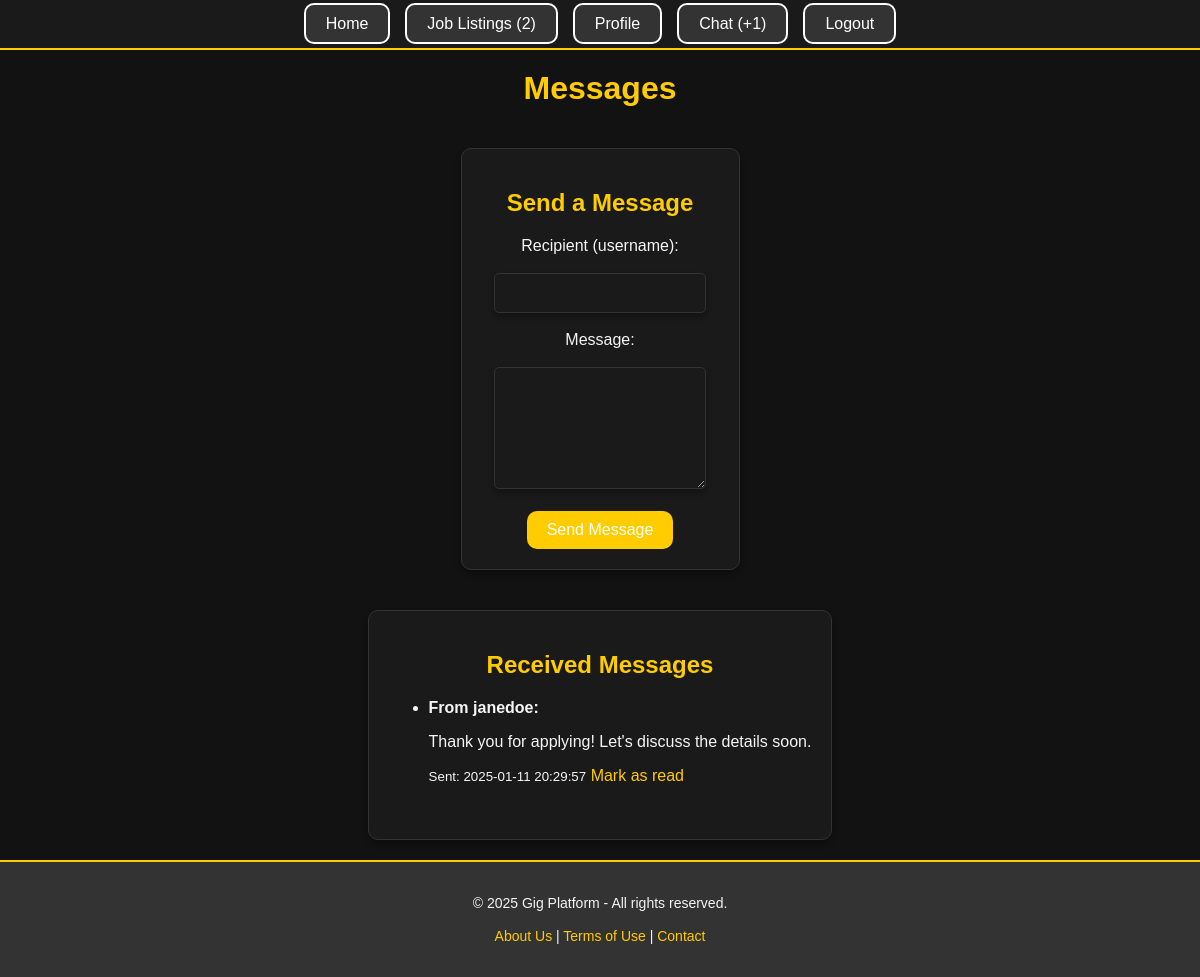
Screenshot of /messages.php (signed in) with the database file from the repository.
### tables this page shows
CREATE TABLE messages (
    message_id INT AUTO_INCREMENT PRIMARY KEY,
    sender_id INT,
    receiver_id INT,
    message_text TEXT NOT NULL,
    is_read BOOLEAN DEFAULT FALSE,   
    sent_at TIMESTAMP DEFAULT CURRENT_TIMESTAMP,
    FOREIGN KEY (sender_id) REFERENCES users(user_id),
    FOREIGN KEY (receiver_id) REFERENCES users(user_id)
);

CREATE TABLE users (
    user_id INT AUTO_INCREMENT PRIMARY KEY,
    username VARCHAR(50) NOT NULL,
    email VARCHAR(100) NOT NULL UNIQUE,
    password VARCHAR(255) NOT NULL,
    full_name VARCHAR(100) NOT NULL,
    profile_picture VARCHAR(255),
    created_at TIMESTAMP DEFAULT CURRENT_TIMESTAMP,
    updated_at TIMESTAMP DEFAULT CURRENT_TIMESTAMP ON UPDATE CURRENT_TIMESTAMP
);

### public/messages.php (the view, shortened to what this page needs)
<?php
include_once '../includes/functions.php';
$user_id = $_SESSION['user_id'];
$stmt = $pdo->prepare("SELECT * FROM messages WHERE receiver_id = :user_id ORDER BY sent_at DESC");
$stmt->execute(['user_id' => $user_id]);
$messages = $stmt->fetchAll();
?>
<!DOCTYPE html>
<html lang="en">
<?php include_once '../includes/header.php'; ?>
    <h1>Messages</h1>
    <div class="sendMessageSection"><h2>Send a Message</h2>
    <center><form method="POST" action="messages.php">
        <label for="receiver_name">Recipient (username):</label>
        <br><br>
        <input type="text" name="receiver_name" required>
        <br><br>
        <label for="message">Message:</label>
        <br><br>
        <textarea name="message" required></textarea><br><br>
        <button type="submit">Send Message</button>
    </form></center>
    </div>
    <div class="messages-section">
    <h2>Received Messages</h2>
    <ul>
        <?php if (empty($messages)): ?>
            <li>No messages.</li>
        <?php else: ?>
            <?php foreach ($messages as $message): ?>
                <?php
                    $stmt = $pdo->prepare("SELECT username FROM users WHERE user_id = :sender_id");
                    $stmt->execute(['sender_id' => $message['sender_id']]);
                    $sender = $stmt->fetch();
                ?>
                <li>
                    <strong>From <?php echo htmlspecialchars($sender['username']); ?>:</strong>
                    <p><?php echo nl2br(htmlspecialchars($message['message_text'])); ?></p>
                    <small>Sent: <?php echo $message['sent_at']; ?></small>
                    <?php if ($message['is_read'] == 0): ?>
                        <a href="messages.php?mark_read=<?php echo $message['message_id']; ?>">Mark as read</a>
                    <?php else: ?>
                        <span>(Read)</span>
                    <?php endif; ?>
                </li><br>
            <?php endforeach; ?>
        <?php endif; ?>
    </ul>
    </div>
<?php include_once '../includes/footer.php'; ?>
</html>

### assets/css/main.css (style rules this page uses)
html, body { height: 100%; margin: 0; }
body { margin: 0; font-family: 'Arial', sans-serif; background-color: #121212; color: #f5f5f5; display: flex; flex-direction: column; }
textarea { width: 80%; padding: 10px; font-size: 16px; color: #f5f5f5; background-color: #1a1a1a; border: 1px solid #333; border-radius: 5px; box-shadow: 0 4px 6px rgba(0, 0, 0, 0.3); resize: vertical; transition: border-color 0.3s, box-shadow 0.3s; min-height: 100px; }
input[type="text"] { width: 80%; padding: 10px; font-size: 16px; color: #f5f5f5; background-color: #1a1a1a; border: 1px solid #333; border-radius: 5px; box-shadow: 0 4px 6px rgba(0, 0, 0, 0.3); transition: border-color 0.3s, box-shadow 0.3s; }
.sendMessageSection { padding: 20px; max-width: 600px; margin: 20px auto; background-color: #1a1a1a; border: 1px solid #333; border-radius: 10px; box-shadow: 0 4px 6px rgba(0, 0, 0, 0.3); }
h1, h2, h3 { text-align: center; margin-top: 20px; color: #ffcc00; }
a { text-decoration: none; color: #ffcc00; transition: color 0.3s ease; }
.messages-section { padding: 20px; max-width: 600px; margin: 20px auto; background-color: #1a1a1a; border: 1px solid #333; border-radius: 10px; box-shadow: 0 4px 6px rgba(0, 0, 0, 0.3); }
button, .button { padding: 10px 20px; font-size: 16px; color: #fff; background-color: #ffcc00; border: none; border-radius: 10px; cursor: pointer; transition: background-color 0.3s, transform 0.2s; }

### rows the page displays
messages: sender.username "janedoe", message_text "Thank you for applying! Let's discuss the details soon.", sent_at "2025-01-11 20:29:57"

### other values shown
$total_jobs "2"
$unread_count "1"
